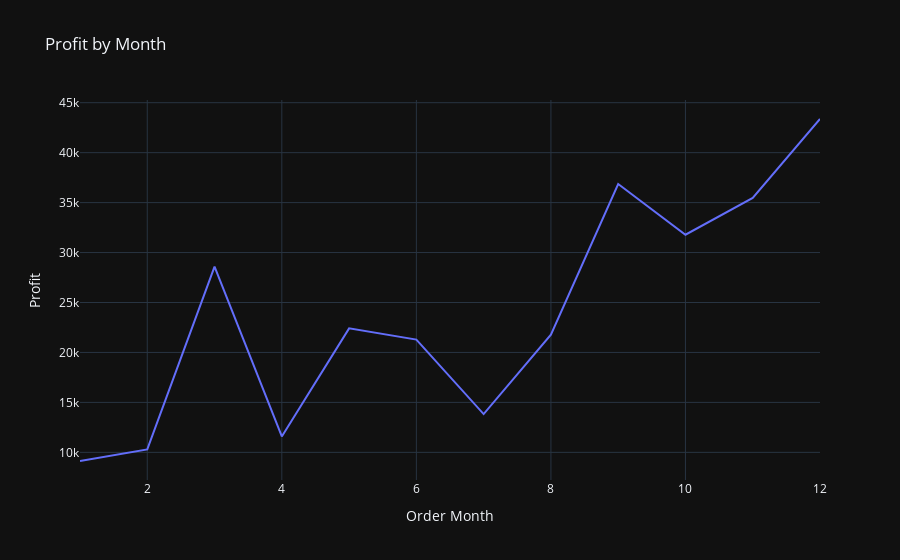

Source (notebook cell):
### Markdown cell above
# Profit Analysis by Months

### Code cell
profit_by_months= df.groupby('Order Month')['Profit'].sum().reset_index()

fig = px.line(profit_by_months, x='Order Month', y ='Profit', title='Profit by Month')
fig.show()

### Figure 1 — Plotly figure (JSON) as saved in the notebook; plotly's stock layout.template omitted (floating-point values rounded to 4 significant figures)
{"data": [{"hovertemplate": "Order Month=%{x}<br>Profit=%{y}<extra></extra>", "legendgroup": "", "line": {"color": "#636efa", "dash": "solid"}, "marker": {"symbol": "circle"}, "mode": "lines", "name": "", "orientation": "v", "showlegend": false, "x": [1, 2, 3, 4, 5, 6, 7, 8, 9, 10, 11, 12], "xaxis": "x", "y": [9134.0, 10290.0, 28590.0, 11590.0, 22410.0, 21290.0, 13830.0, 21780.0, 36860.0, 31780.0, 35470.0, 43370.0], "yaxis": "y", "type": "scatter"}], "layout": {"xaxis": {"anchor": "y", "domain": [0.0, 1.0], "title": {"text": "Order Month"}}, "yaxis": {"anchor": "x", "domain": [0.0, 1.0], "title": {"text": "Profit"}}, "legend": {"tracegroupgap": 0}, "title": {"text": "Profit by Month"}}}
